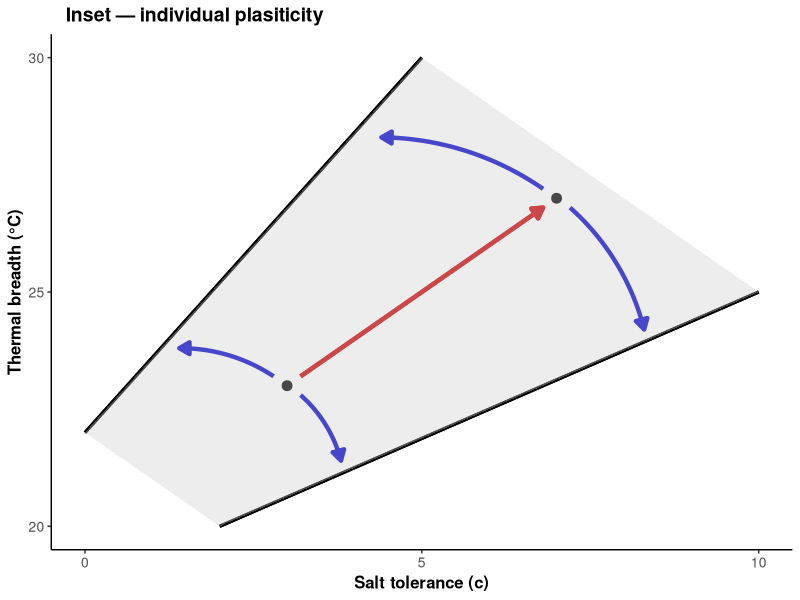

The R script that drew this image:
# Jason R Laurich

# September 9th, 2025

# Creating an introductory figure to lay out hypotheses and predictions/ serve as a roadmap for the paper

# 3 panels?

# Idea - working off of the Metcalfe 2025 JEB paper: one panel could be at the level of organism? The three ways in which trade-offs
# can emerge as a result of energy ceilings? (3) plastic ceiling - location of PF could change within a single org.
# How does this relate to our experiments? Physiological changes (epigenetic) or adaptive evolution of this frontier?

# Idea - working of the Y-model resource-dependent trade off idea (e.g. Johnson and Nassrullah, 2025) - trade-offs could be detected 
# with quantile regressions? What about at the bleeding edge (PFs)?!?
# Also more variation in resource acquisition (e.g. 1/R*s) leads to weaker/ positive correlations? Could test this with my data
# Both across the whole dataset and among Pareto-optimal points?

# Question - what is the formal definition of Pareto fronts in biology? Would they apply at the level of individuals, or just within sp. and across them?

# Garland et al 2022: (1) allocation constraints, (2) functional conflicts, (3) shared biochemical pathways, (4) antagonistic pleiotropy,
# (5) ecological circumstances/ selection regime, (6) sexual selection. 
# 1-3 all for sure involved in our study. 

# Idea - do I go back and fit models to each replicate within each population? Would allow me to assess variation in resource acquisition within experimental
# populations and its effects on weaker negative correlations? OR positive? (e.g. Mark Johnston's question). Also the Haave-Audet meta-analysis'.... point 
# about looking at trade-offs within individuals (here really within genetically similar populations) and among them. 

# Packages & Functions ----------------------------------------------------

library(tidyverse)
library(cowplot)

# Create panel A — variation across individuals/ genotypes ----------------

df.A <- data.frame(
  x = c(3, 7),
  y = c(23, 27)
)

poly.band <- data.frame(
  x = c(2, 10, 4, 0),
  y = c(0, 4, 10, 2)
)

# Create panel A (inset) — variation w/in individuals  --------------------

df.A2 <- data.frame(
  x = c(3, 7),
  y = c(23, 27)
)

poly.band <- data.frame(
  x = c(2, 10, 5, 0),
  y = c(20, 25, 30, 22)
)

p.A2 <- ggplot(df.A2, aes(x = x, y = y)) +
  geom_point(size= 3) +
  
  scale_y_continuous(limits = c(20, 30), breaks = c(20, 25, 30)) +
  scale_x_continuous(limits = c(0, 10), breaks = c(0, 5, 10)) +
  
  geom_segment(aes(x = 2, xend = 10, y = 20, yend = 25), colour = "black", size = 1.1) +
  geom_segment(aes(x = 0, xend = 5, y = 22, yend = 30), colour = "black", size = 1.1) +
  
  geom_segment(
    aes(x = 3.2, y = 23.2, xend = 6.8, yend = 26.8),
    inherit.aes = FALSE,
    colour = "red3", linewidth = 1.5,
    arrow = arrow(length = unit(3, "mm"), type = "closed")
  ) +
  
  annotate("curve",
           x = 3.2,  y = 22.8,
           xend = 3.8,   yend = 21.4,
           curvature = -0.15, ncp = 50,
           colour = "blue3", linewidth = 1.5,
           arrow = arrow(length = unit(3, "mm"), type = "closed")
  ) +
  
  annotate("curve",
           x = 2.8,  y = 23.2,
           xend = 1.4,   yend = 23.8,
           curvature = 0.15, ncp = 50,
           colour = "blue3", linewidth = 1.5,
           arrow = arrow(length = unit(3, "mm"), type = "closed")
  ) +
  
  annotate("curve",
           x = 7.2,  y = 26.8,
           xend = 8.3,   yend = 24.2,
           curvature = -0.15, ncp = 50,
           colour = "blue3", linewidth = 1.5,
           arrow = arrow(length = unit(3, "mm"), type = "closed")
  ) +
  
  annotate("curve",
           x = 6.8,  y = 27.2,
           xend = 4.4,   yend = 28.3,
           curvature = 0.15, ncp = 50,
           colour = "blue3", linewidth = 1.5,
           arrow = arrow(length = unit(3, "mm"), type = "closed")
  ) +
  
  geom_polygon(data = poly.band, aes(x, y),
               fill = "grey80", alpha = 0.35, colour = NA,
               inherit.aes = FALSE) +
  
  theme_classic() +
  
  labs(x = "Salt tolerance (c)",    
       y = "Thermal breadth (°C)", 
       title = "Inset — individual plasiticity") +  # labels
  
  theme(
    legend.position = "none",  
    axis.title = element_text(size = 12, face = "bold"),  
    axis.text = element_text(size = 10, face ="plain"),
    plot.title = element_text(size = 14, face = "bold", hjust = 0.03)# theme stuff
  )

p.A2
